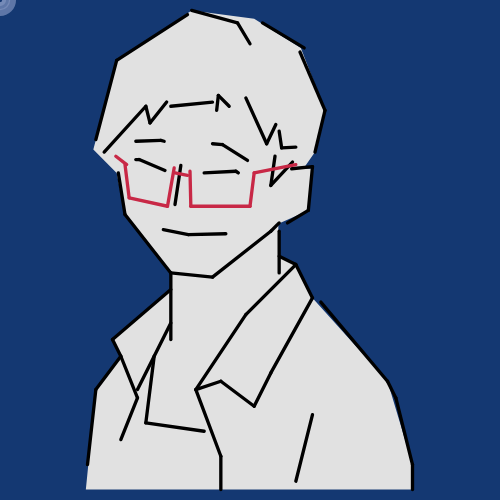
Frame 1 (no input)
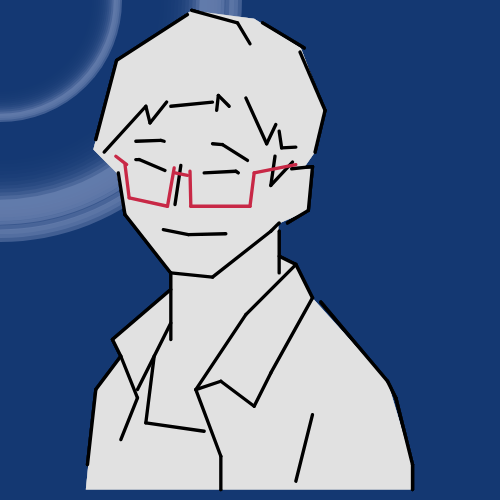
Frame 60 (no input)
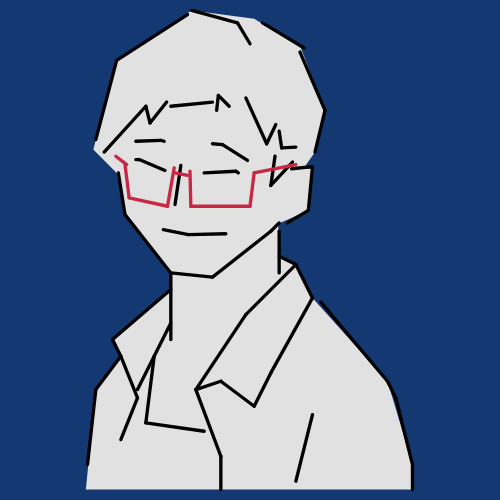
Frame 120 (the mouse pressed at the canvas centre since frame 60)

The p5.js sketch that drew these frames (run headless with seeded random() and noise() and a simulated clock; from frame 60 on, the mouse is pressed at the canvas centre):

// p5.js sketch
// ── sketch.js
let a;
//stroke("#143990") //for color
let x, y;
let bigR = 0;
let startTime;

function setup() {
  createCanvas(500, 500);
  background(20, 57, 114);
  x = mouseX;
  y = mouseY;
  startTime = millis();
}

function draw() {
  // //可拖动的画布大小
  // if (mouseIsPressed) {
  //   createCanvas(mouseX, mouseY);
  //   background(20, 57, 114);
  // }

  //set scale
  a = min(width / 40, height / 60);

  bigCircle(color(20, 57, 114), color("#a8b5dc"), (a / 10) * 30);

  //set middle
  translate((width - 40 * a) / 2 + 0.5 * a, (height - 60 * a) / 2 - 1.25 * a);

  whiteBG();
  darkLine();
}


function bigCircle(bgColor, circleColor, w) {
  let progress = constrain((millis() - startTime) / 3000, 0, 1);
  //透明度随 3 秒渐变淡出，且不出现负数
  let alpha = 255 * (1 - progress * 1.2);
  // 大圆
  let maxR = dist(0, 0, width, height);
  let bigR = maxR * progress;

  //整理颜色
  noFill();
  let c = color(circleColor);
  //透明度
  c.setAlpha(alpha * 0.7);
  stroke(c);

  strokeWeight(w / 2);
  circle(x, y, bigR * 2);

  strokeWeight(w);
  circle(x, y, bigR * 1.8);

  strokeWeight(w / 3);
  circle(x, y, bigR);

  background(20, 57, 114, 70);

  // 鼠标按住时更新起始点与时间
  if (mouseIsPressed) {
    x = mouseX;
    y = mouseY;
    startTime = millis();
    background(20, 57, 114);
  }
}

function whiteBG() {
  push(); //background()
  fill(225, 225, 225);
  noStroke();
  beginShape();
  // 左边：从下到上
  vertex(-0.2 * a, 60 * a);
  vertex(1 * a, 48 * a);
  vertex(4 * a, 44 * a);
  vertex(3 * a, 42 * a);
  vertex(10 * a, 36 * a);
  vertex(10 * a, 34 * a);
  vertex(4.5 * a, 27 * a);
  vertex(3.5 * a, 22 * a);
  vertex(0.7 * a, 19.2 * a);
  vertex(3.5 * a, 8.5 * a);
  vertex(12.5 * a, 2.5 * a);
  // 右边：从上到下
  vertex(20 * a, 3.5 * a);
  vertex(25.6 * a, 7 * a);
  vertex(28.5 * a, 14.5 * a);
  vertex(27.3 * a, 19.5 * a);
  vertex(25.9 * a, 21.5 * a);
  vertex(27.1 * a, 21.5 * a);
  vertex(26.5 * a, 26.5 * a);
  vertex(22.9 * a, 28.1 * a);
  vertex(22.9 * a, 31.8 * a);
  vertex(25 * a, 33 * a);
  vertex(27 * a, 37 * a);
  vertex(36 * a, 47 * a);
  vertex(39 * a, 57 * a);
  vertex(39 * a, 60 * a);

  endShape(CLOSE);
  pop();
}

function darkLine() {
  stroke(0);
  strokeWeight((a / 10) * 4); //scale for stroke

  line(0, 57 * a, a, 48 * a); //左边衬衫
  line(4 * a, 54 * a, 6 * a, 49 * a);
  line(1 * a, 48 * a, 4 * a, 44 * a);
  line(3 * a, 42 * a, 4 * a, 44 * a);
  line(4 * a, 44 * a, 6 * a, 49 * a);
  line(3 * a, 42 * a, 10 * a, 36 * a);
  line(6 * a, 48 * a, 10 * a, 40 * a);

  line(8 * a, 44 * a, 7 * a, 52 * a); //inner
  line(7 * a, 52 * a, 14 * a, 53 * a);

  line(23 * a, 32 * a, 25 * a, 33 * a); //右边衣服
  line(25 * a, 33 * a, 27 * a, 37 * a);
  line(27 * a, 37 * a, 22 * a, 46 * a);
  line(22 * a, 46 * a, 20 * a, 50 * a);
  line(20 * a, 50 * a, 16 * a, 47 * a);
  line(16 * a, 47 * a, 13 * a, 48 * a);

  line(25 * a, 33 * a, 19 * a, 39 * a); //长的衣领线
  line(19 * a, 39 * a, 13 * a, 48 * a);
  line(13 * a, 48 * a, 16 * a, 56 * a);
  line(16 * a, 56 * a, 16 * a, 60 * a);

  line(27 * a, 51 * a, 25 * a, 59 * a); //肩位和手
  line(28 * a, 37.5 * a, 36 * a, 47 * a);
  line(36 * a, 47 * a, 37 * a, 49 * a);
  line(37 * a, 49 * a, 39 * a, 57 * a);
  line(39 * a, 57 * a, 39 * a, 60 * a);

  line(3.7 * a, 22 * a, 4.5 * a, 27 * a); //脖子和脸轮廓
  line(4.5 * a, 27 * a, 10 * a, 34 * a);
  line(10 * a, 34 * a, 15 * a, 34.5 * a);
  line(15 * a, 34.5 * a, 22 * a, 29 * a);
  line(22 * a, 29 * a, 23 * a, 28 * a);
  line(23 * a, 29 * a, 23 * a, 34 * a);
  line(10 * a, 34 * a, 10 * a, 42 * a);

  line(24.5 * a, 21.5 * a, 27 * a, 21.25 * a); //耳朵
  line(27 * a, 21.25 * a, 26.5 * a, 26.5 * a);
  line(26.5 * a, 26.5 * a, 24 * a, 28 * a);

  line(1 * a, 18 * a, 3.5 * a, 8.5 * a); //发顶
  line(3.5 * a, 8.5 * a, 12 * a, 3 * a);
  line(12.5 * a, 2.5 * a, 18 * a, 4 * a);
  line(18 * a, 4 * a, 19.5 * a, 6.5 * a);
  line(21 * a, 4 * a, 26 * a, 7 * a);
  line(25.5 * a, 7.5 * a, 28.5 * a, 14.5 * a);
  line(28.5 * a, 14.5 * a, 27.3 * a, 19.5 * a);

  line(2 * a, 19.5 * a, 7 * a, 14 * a); //左发沿
  line(7 * a, 14 * a, 7.5 * a, 16 * a);
  line(7.5 * a, 16 * a, 9.5 * a, 13.5 * a);
  line(10 * a, 14 * a, 15 * a, 13.5 * a);
  line(15.5 * a, 14.5 * a, 15.7 * a, 12.7 * a);
  line(15.7 * a, 12.7 * a, 17 * a, 14 * a);

  line(19 * a, 13 * a, 21.5 * a, 18.5 * a); //右发沿
  line(21.5 * a, 18.5 * a, 22.6 * a, 16.2 * a);
  line(23 * a, 17 * a, 23.3 * a, 19 * a);
  line(23.3 * a, 19 * a, 25 * a, 18.9 * a);

  line(22.5 * a, 20 * a, 22 * a, 23.5 * a); //鬓角
  line(22 * a, 23.5 * a, 24.6 * a, 20.7 * a);

  line(5.8 * a, 18.2 * a, 8.8 * a, 18.1 * a); //左眉毛
  line(8.8 * a, 18.1 * a, 9.2 * a, 18.2 * a);

  line(15 * a, 18.5 * a, 16.2 * a, 18.6 * a); //右眉毛
  line(16.2 * a, 18.6 * a, 19.2 * a, 20.5 * a);

  line(5.8 * a, 20.4 * a, 6.2 * a, 20.4 * a); //左眼
  line(6.2 * a, 20.4 * a, 9.3 * a, 21.7 * a);

  line(14 * a, 22 * a, 17.8 * a, 21.8 * a); //右眼
  line(17.8 * a, 21.8 * a, 18.1 * a, 22 * a);

  line(11.2 * a, 21.1 * a, 10.5 * a, 25.8 * a); //nose

  line(9.1 * a, 28.8 * a, 12.1 * a, 29.4 * a); //mouth
  line(12.1 * a, 29.4 * a, 16.6 * a, 29.3 * a);

  stroke(200, 40, 70);
  line(3.4 * a, 20 * a, 4.7 * a, 21 * a); //left galsses
  line(4.5 * a, 21 * a, 5 * a, 25 * a);
  line(5 * a, 25 * a, 9.6 * a, 26 * a);
  line(9.6 * a, 26 * a, 10.4 * a, 21.4 * a);
  line(10.5 * a, 22 * a, 12 * a, 22.3 * a);

  line(12.3 * a, 21.8 * a, 12.4 * a, 26 * a); //right galsses
  line(12.4 * a, 26 * a, 19.5 * a, 26 * a);
  line(19.5 * a, 26 * a, 20 * a, 22 * a);
  line(20 * a, 22 * a, 25 * a, 21 * a);
}
